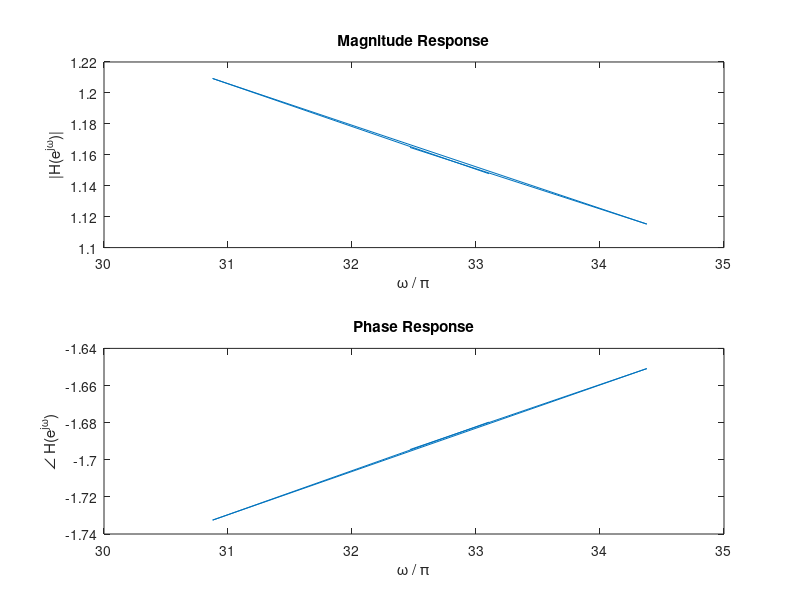
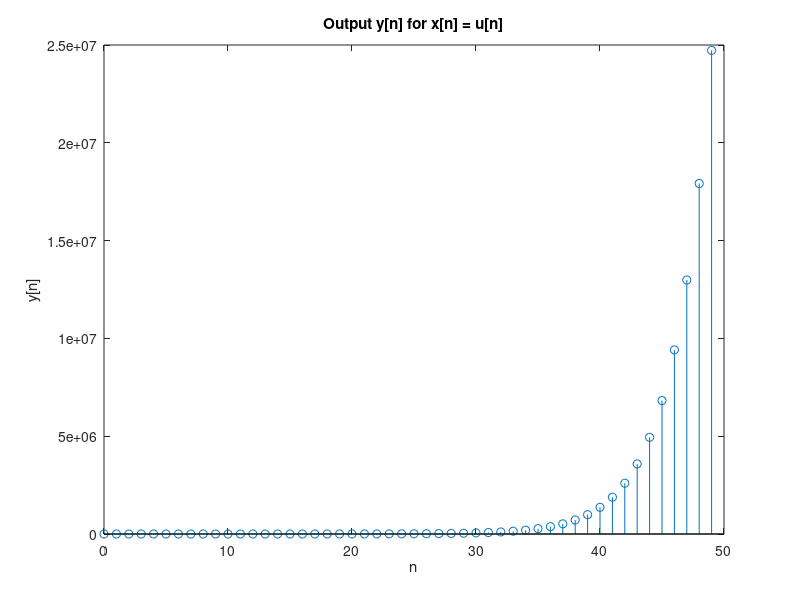
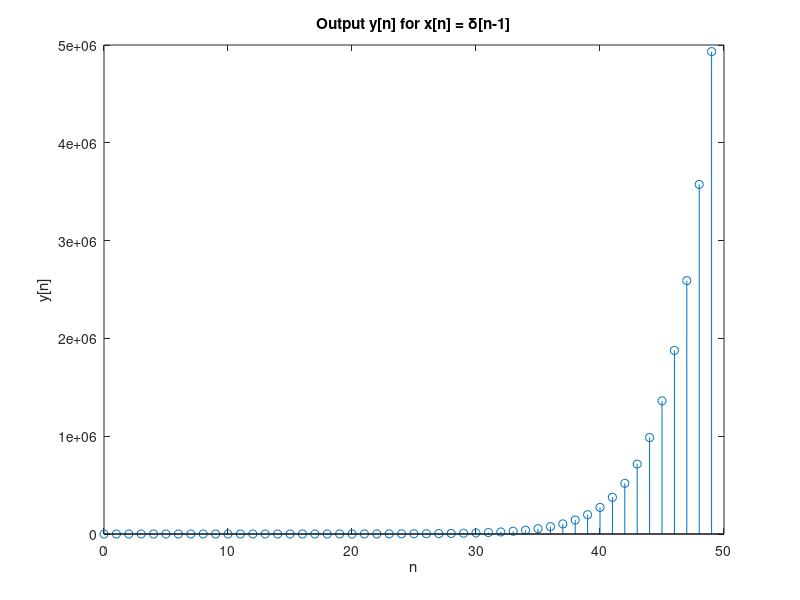
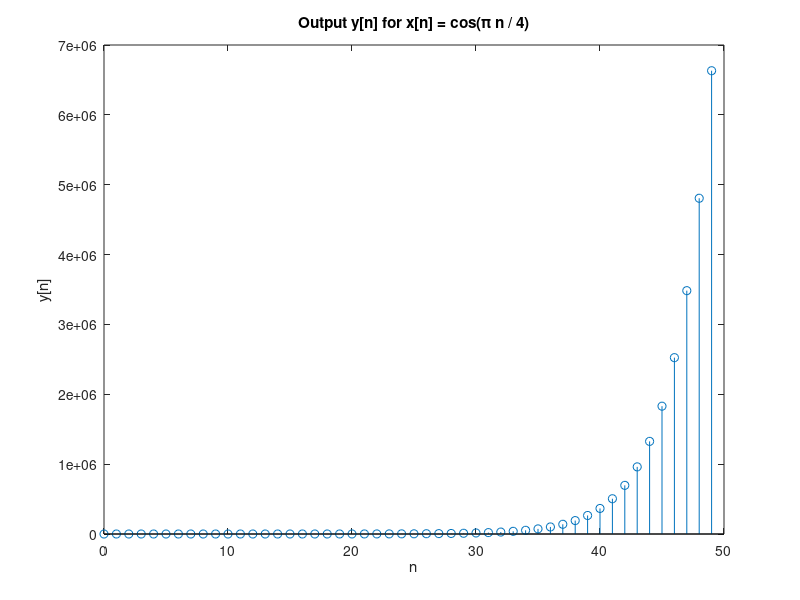

Recreate these plots in MATLAB, in order.
% Define filter coefficients
a1 = 0.8;
a2 = 0.8;
b0 = 1;
b1 = 0.5;

% Define the filter
b = [b0 b1];
a = [1 -a1 -a2];

% 1. Compute the transfer function H(z)
[H, w] = freqz(b, a, 'half', 1024);

% 2. Compute the impulse response h[n]
h = impz(b, a, 50); % Impulse response for 50 samples

% 3. Plot the magnitude and phase response
figure;
subplot(2,1,1);
plot(w/pi, abs(H));
title('Magnitude Response');
xlabel('\omega / \pi');
ylabel('|H(e^{j\omega})|');

subplot(2,1,2);
plot(w/pi, angle(H));
title('Phase Response');
xlabel('\omega / \pi');
ylabel('\angle H(e^{j\omega})');

% 4. Apply the filter to different input signals and find y[n]

% (a) x[n] = u[n] (unit step function)
n = 0:49;
x1 = ones(size(n)); % unit step
y1 = filter(b, a, x1);

figure;
stem(n, y1);
title('Output y[n] for x[n] = u[n]');
xlabel('n');
ylabel('y[n]');

% (b) x[n] = \delta[n-1] (unit impulse delayed by 1)
x2 = [0 1 zeros(1, 48)]; % impulse delayed by 1
y2 = filter(b, a, x2);

figure;
stem(n, y2);
title('Output y[n] for x[n] = \delta[n-1]');
xlabel('n');
ylabel('y[n]');

% (c) x[n] = cos(pi*n/4)
x3 = cos(pi*n/4);
y3 = filter(b, a, x3);

figure;
stem(n, y3);
title('Output y[n] for x[n] = cos(\pi n / 4)');
xlabel('n');
ylabel('y[n]');
